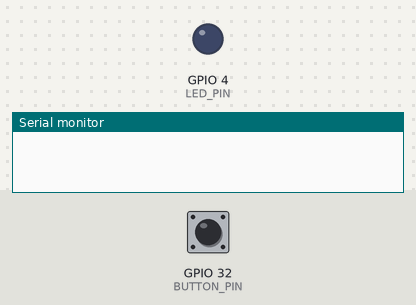
The program below on a simulated ESP32. Shown: output pins drawn as LEDs (lit = HIGH), the last lines printed to the serial monitor. The test bench sets the inputs (shaded band); at power-on: GPIO 32 (BUTTON_PIN) HIGH.

Above: at 1.2 s.
1.3 s: GPIO 32 (BUTTON_PIN) pulled LOW for 0.15 s
At 2.5 s:
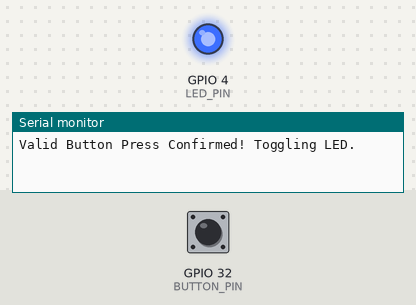
2.9 s: GPIO 32 (BUTTON_PIN) pulled LOW for 1 s
At 3.9 s:
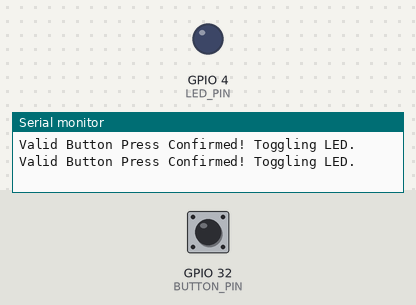
5.4 s: GPIO 32 (BUTTON_PIN) pulled LOW for 3.2 s
At 5.8 s:
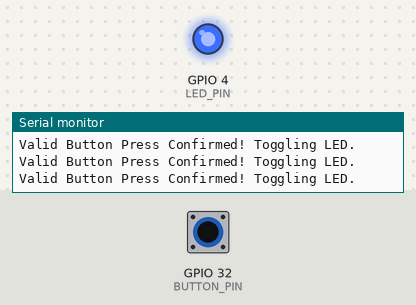
Timing chart, 0 to 8.4 s (numbered marks = the images above; inputs shaded):
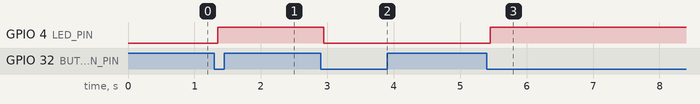

The program:

main.cpp
```cpp
#include <Arduino.h>

// UPDATED: Matched to your exact diagram.json connections!
#define BUTTON_PIN 32
#define LED_PIN    4

volatile bool debounceActive = false;
volatile bool buttonPressed = false;

hw_timer_t *debounceTimer = NULL;

// Using IRAM_ATTR to ensure compatibility with older Arduino cores
void IRAM_ATTR onDebounceTimer() {
  // If the button is still held down after 50ms, it's valid!
  if (digitalRead(BUTTON_PIN) == LOW) {
    buttonPressed = true;
  }
  debounceActive = false;
}

void IRAM_ATTR onButtonISR() {
  if (!debounceActive) {
    debounceActive = true;
    timerWrite(debounceTimer, 0);
    timerAlarmWrite(debounceTimer, 50000, false);
    timerAlarmEnable(debounceTimer);
  }
}

void setup() {
  Serial.begin(115200);

  pinMode(BUTTON_PIN, INPUT_PULLUP);
  pinMode(LED_PIN, OUTPUT);

  attachInterrupt(digitalPinToInterrupt(BUTTON_PIN), onButtonISR, FALLING);

  debounceTimer = timerBegin(0, 80, true);
  timerAttachInterrupt(debounceTimer, &onDebounceTimer, true);
}

void loop() {
  if (buttonPressed) {
    buttonPressed = false;

    // Toggle the LED state
    digitalWrite(LED_PIN, !digitalRead(LED_PIN));
    Serial.println("Valid Button Press Confirmed! Toggling LED.");
  }
}
```

Measured:
- after the input at 1.3 s, GPIO 4 (LED_PIN): LOW → HIGH after 0.05 s
- after the input at 2.9 s, GPIO 4 (LED_PIN): HIGH → LOW after 0.05 s
- after the input at 5.4 s, GPIO 4 (LED_PIN): LOW → HIGH after 0.05 s
